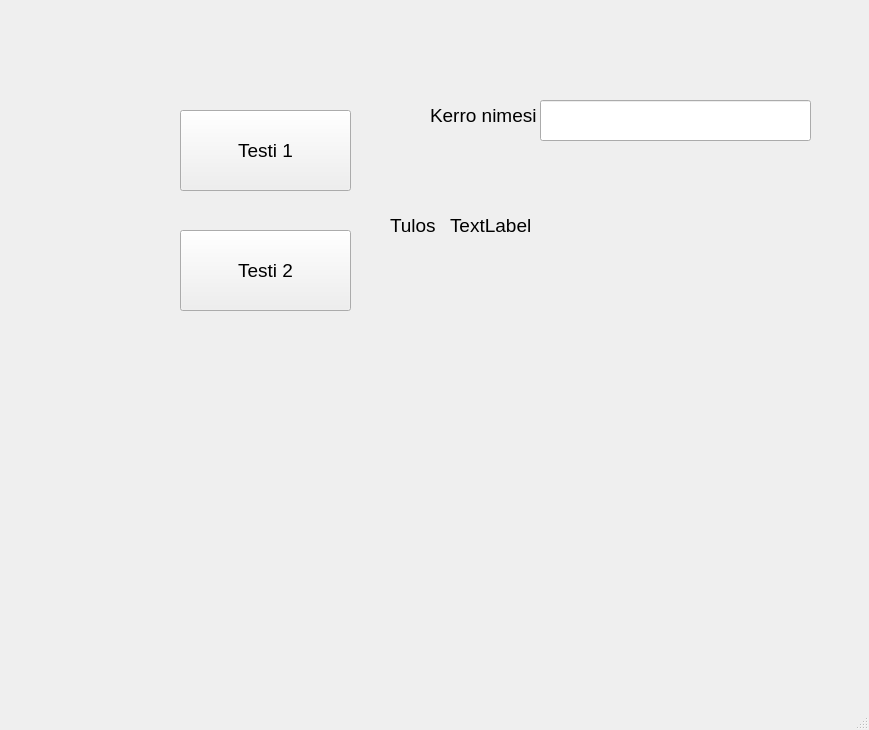
<?xml version="1.0" encoding="UTF-8"?>
<ui version="4.0">
 <class>MainWindow</class>
 <widget class="QMainWindow" name="MainWindow">
  <property name="geometry">
   <rect>
    <x>0</x>
    <y>0</y>
    <width>869</width>
    <height>730</height>
   </rect>
  </property>
  <property name="windowTitle">
   <string>MainWindow</string>
  </property>
  <widget class="QWidget" name="centralwidget">
   <widget class="QPushButton" name="btnTest1">
    <property name="geometry">
     <rect>
      <x>180</x>
      <y>110</y>
      <width>171</width>
      <height>81</height>
     </rect>
    </property>
    <property name="font">
     <font>
      <pointsize>14</pointsize>
     </font>
    </property>
    <property name="text">
     <string>Testi 1</string>
    </property>
   </widget>
   <widget class="QPushButton" name="btnTest2">
    <property name="geometry">
     <rect>
      <x>180</x>
      <y>230</y>
      <width>171</width>
      <height>81</height>
     </rect>
    </property>
    <property name="font">
     <font>
      <pointsize>14</pointsize>
     </font>
    </property>
    <property name="text">
     <string>Testi 2</string>
    </property>
   </widget>
   <widget class="QLabel" name="label">
    <property name="geometry">
     <rect>
      <x>390</x>
      <y>200</y>
      <width>221</width>
      <height>51</height>
     </rect>
    </property>
    <property name="font">
     <font>
      <pointsize>14</pointsize>
     </font>
    </property>
    <property name="text">
     <string>Tulos</string>
    </property>
   </widget>
   <widget class="QLabel" name="labelResult">
    <property name="geometry">
     <rect>
      <x>450</x>
      <y>190</y>
      <width>341</width>
      <height>71</height>
     </rect>
    </property>
    <property name="font">
     <font>
      <pointsize>14</pointsize>
     </font>
    </property>
    <property name="text">
     <string>TextLabel</string>
    </property>
   </widget>
   <widget class="QLabel" name="label_2">
    <property name="geometry">
     <rect>
      <x>430</x>
      <y>80</y>
      <width>281</width>
      <height>71</height>
     </rect>
    </property>
    <property name="font">
     <font>
      <pointsize>14</pointsize>
     </font>
    </property>
    <property name="text">
     <string>Kerro nimesi</string>
    </property>
   </widget>
   <widget class="QLineEdit" name="textName">
    <property name="geometry">
     <rect>
      <x>540</x>
      <y>100</y>
      <width>271</width>
      <height>41</height>
     </rect>
    </property>
   </widget>
  </widget>
  <widget class="QMenuBar" name="menubar">
   <property name="geometry">
    <rect>
     <x>0</x>
     <y>0</y>
     <width>869</width>
     <height>22</height>
    </rect>
   </property>
  </widget>
  <widget class="QStatusBar" name="statusbar"/>
 </widget>
 <resources/>
 <connections/>
</ui>
